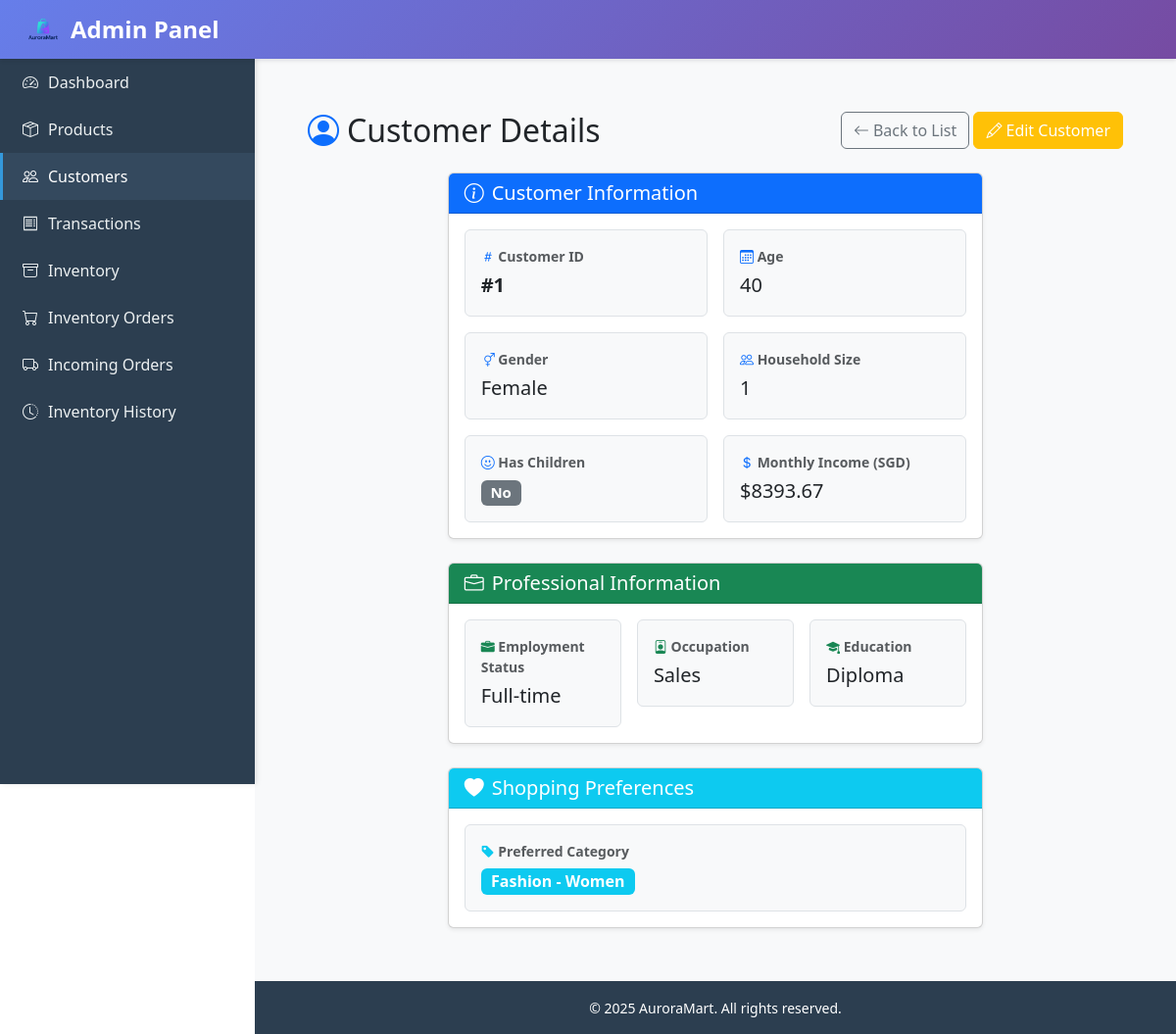
The app's page /admin_panel/customers/1/ with its own data.
### auroramart/models.py (models this page shows, shortened)
class Customer(models.Model):
    user = models.OneToOneField(
        User, related_name="customer_profile", on_delete=models.CASCADE, null=True, blank=True
    )
    age = models.PositiveIntegerField(null=True, blank=True)
    gender = models.CharField(max_length=100, blank=True)
    employment_status = models.CharField(max_length=255, blank=True)
    occupation = models.CharField(max_length=255, blank=True)
    education = models.CharField(max_length=255, blank=True)
    household_size = models.PositiveIntegerField(null=True, blank=True)
    has_children = models.BooleanField(default=False)
    monthly_income_sgd = models.DecimalField(
        max_digits=12, decimal_places=2, null=True, blank=True
    )
    preferred_category = models.ForeignKey(
        Category, null=True, blank=True, on_delete=models.SET_NULL
    )
    class Meta:
        ordering = ["id"]

class Category(models.Model):
    name = models.CharField(max_length=255, unique=True)
    slug = models.SlugField(unique=True)
    class Meta:
        ordering = ["name"]
        verbose_name_plural = "Categories"
    def __str__(self) -> str:
        return self.name

### admin_panel/views.py (the view)
# urls.py: path("customers/<int:pk>/", views.customer_detail, name="customer_detail"),
def customer_detail(request, pk):
    customer = get_object_or_404(Customer, pk=pk)
    return_url = request.GET.get('return_url', reverse('admin_panel:customer_list'))
    return render(request, 'admin_panel/customer_detail.html', {'customer': customer, 'return_url': return_url})

### ecommercemodule/context_processors.py (called while the page is built)
def cart_item_count(request):
    cart = None
    if not hasattr(request, "session"):
        return {"cart_item_count": 0}
    if request.user.is_authenticated:
        profile, _ = Customer.objects.get_or_create(user=request.user)
        cart = Cart.objects.filter(customer=profile).first()
    else:
        session_key = request.session.session_key
        if not session_key:
            request.session.create()
            session_key = request.session.session_key
        cart = Cart.objects.filter(session_key=session_key).first()
    if not cart:
        return {"cart_item_count": 0}
    total = cart.items.aggregate(total=Sum("quantity"))["total"] or 0
    return {"cart_item_count": total}

### admin_panel/templates/admin_panel/customer_detail.html (shortened to what this page needs)
{% extends "base.html" %}
{% block content %}
<link href="https://cdn.jsdelivr.net/npm/bootstrap@5.3.0/dist/css/bootstrap.min.css" rel="stylesheet">
<link href="https://cdn.jsdelivr.net/npm/bootstrap-icons@1.10.0/font/bootstrap-icons.css" rel="stylesheet">
<div class="container-fluid px-4 py-4">
    <div class="d-flex justify-content-between align-items-center mb-4">
        <h2 class="mb-0">
            <i class="bi bi-person-circle me-2 text-primary"></i>Customer Details
        </h2>
        <div>
            <a href="{{ return_url }}" class="btn btn-outline-secondary">
                <i class="bi bi-arrow-left me-1"></i>Back to List
            </a>
            <a href="{% url 'admin_panel:customer_edit' customer.id %}?return_url={{ return_url|urlencode }}"
               class="btn btn-warning text-white">
                <i class="bi bi-pencil me-1"></i>Edit Customer
            </a>
        </div>
    </div>
    <div class="row">
        <div class="col-lg-8 mx-auto">
            <div class="card shadow-sm">
                <div class="card-header bg-primary text-white">
                    <h5 class="mb-0"><i class="bi bi-info-circle me-2"></i>Customer Information</h5>
                </div>
                <div class="card-body">
                    <div class="row g-3">
                        <div class="col-md-6">
                            <div class="p-3 border rounded bg-light">
                                <label class="fw-bold text-muted small d-block mb-1">
                                    <i class="bi bi-hash text-primary"></i> Customer ID
                                </label>
                                <div class="fs-5 fw-bold text-dark">#{{ customer.id }}</div>
                            </div>
                        </div>
                        <div class="col-md-6">
                            <div class="p-3 border rounded bg-light">
                                <label class="fw-bold text-muted small d-block mb-1">
                                    <i class="bi bi-calendar3 text-primary"></i> Age
                                </label>
                                <div class="fs-5">{{ customer.age|default:"—" }}</div>
                            </div>
                        </div>
                        <div class="col-md-6">
                            <div class="p-3 border rounded bg-light">
                                <label class="fw-bold text-muted small d-block mb-1">
                                    <i class="bi bi-gender-ambiguous text-primary"></i> Gender
                                </label>
                                <div class="fs-5">{{ customer.gender|default:"—" }}</div>
                            </div>
                        </div>
                        <div class="col-md-6">
                            <div class="p-3 border rounded bg-light">
                                <label class="fw-bold text-muted small d-block mb-1">
                                    <i class="bi bi-people text-primary"></i> Household Size
                                </label>
                                <div class="fs-5">{{ customer.household_size|default:"—" }}</div>
                            </div>
                        </div>
                        <div class="col-md-6">
                            <div class="p-3 border rounded bg-light">
                                <label class="fw-bold text-muted small d-block mb-1">
                                    <i class="bi bi-emoji-smile text-primary"></i> Has Children
                                </label>
                                <div class="fs-5">
                                    {% if customer.has_children %}
                                        <span class="badge bg-success">Yes</span>
                                    {% elif customer.has_children == False %}
                                        <span class="badge bg-secondary">No</span>
                                    {% else %}
                                        —
                                    {% endif %}
                                </div>
                            </div>
                        </div>
                        <div class="col-md-6">
                            <div class="p-3 border rounded bg-light">
                                <label class="fw-bold text-muted small d-block mb-1">
                                    <i class="bi bi-currency-dollar text-primary"></i> Monthly Income (SGD)
                                </label>
                                <div class="fs-5">
                                    {% if customer.monthly_income_sgd %}
                                        ${{ customer.monthly_income_sgd|floatformat:2 }}
                                    {% else %}
                                        —
                                    {% endif %}
                                </div>
                            </div>
                        </div>
                    </div>
                </div>
            </div>
            <div class="card shadow-sm mt-4">
                <div class="card-header bg-success text-white">
                    <h5 class="mb-0"><i class="bi bi-briefcase me-2"></i>Professional Information</h5>
                </div>
                <div class="card-body">
                    <div class="row g-3">
                        <div class="col-md-4">
                            <div class="p-3 border rounded bg-light">
                                <label class="fw-bold text-muted small d-block mb-1">
                                    <i class="bi bi-briefcase-fill text-success"></i> Employment Status
                                </label>
                                <div class="fs-5">{{ customer.employment_status|default:"—" }}</div>
                            </div>
                        </div>
                        <div class="col-md-4">
                            <div class="p-3 border rounded bg-light">
                                <label class="fw-bold text-muted small d-block mb-1">
                                    <i class="bi bi-person-badge text-success"></i> Occupation
                                </label>
                                <div class="fs-5">{{ customer.occupation|default:"—" }}</div>
                            </div>
                        </div>
                        <div class="col-md-4">
                            <div class="p-3 border rounded bg-light">
                                <label class="fw-bold text-muted small d-block mb-1">
                                    <i class="bi bi-mortarboard-fill text-success"></i> Education
                                </label>
                                <div class="fs-5">{{ customer.education|default:"—" }}</div>
                            </div>
                        </div>
                    </div>
                </div>
            </div>
            <div class="card shadow-sm mt-4">
                <div class="card-header bg-info text-white">
                    <h5 class="mb-0"><i class="bi bi-heart-fill me-2"></i>Shopping Preferences</h5>
                </div>
                <div class="card-body">
                    <div class="p-3 border rounded bg-light">
                        <label class="fw-bold text-muted small d-block mb-1">
                            <i class="bi bi-tag-fill text-info"></i> Preferred Category
                        </label>
                        <div class="fs-5">
                            {% if customer.preferred_category %}
                                <span class="badge bg-info fs-6">{{ customer.preferred_category }}</span>
                            {% else %}
                                —
                            {% endif %}
                        </div>
                    </div>
                </div>
            </div>
        </div>
    </div>
</div>
{% endblock %}

### admin_panel/templates/base.html (style rules this page uses)
:root { --sidebar-width: 260px; --header-height: 60px; }
body { font-family: 'Segoe UI', Tahoma, Geneva, Verdana, sans-serif; min-height: 100vh; display: flex; flex-direction: column; }

### records on screen
Customer: id "1", age "40", gender "Female", household_size "1", monthly_income_sgd "8393.67", employment_status "Full-time", occupation "Sales", education "Diploma", preferred_category "Fashion - Women"
